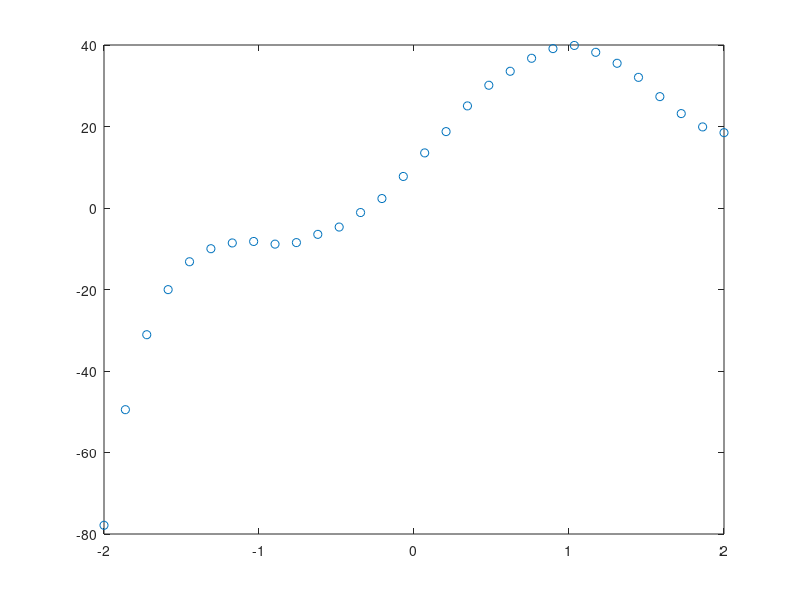

Reproduce this figure in MATLAB.
n = 30;
start = -2;
stop = 2;

x = linspace(start, stop, n);

eps = 1;
rng(1);
r = rand(1, n) * eps;

y = 4*x.^5 - 5*x.^4 - 20*x.^3 + 10*x.^2 + 40*x + 10 + r;

plot(x, y, 'o');
